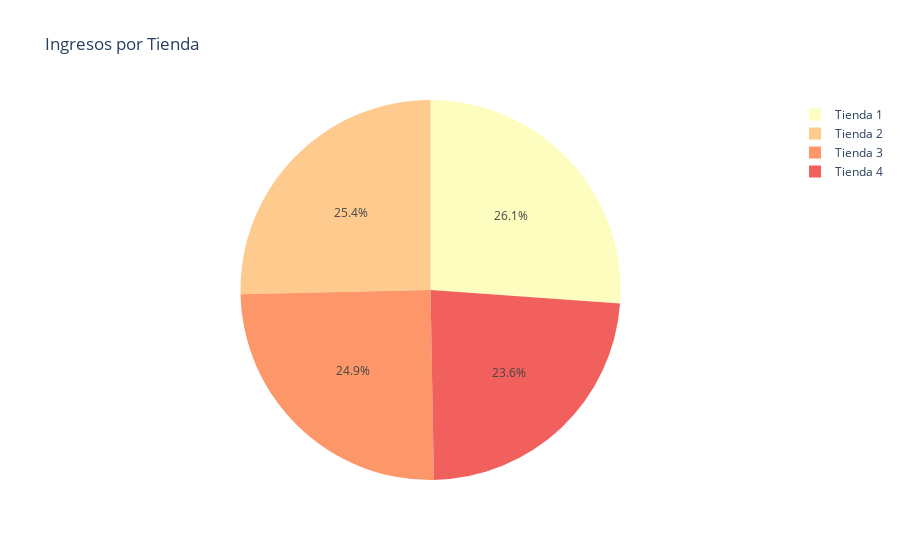

Write notebook code for a chart like this one.
### Code cell
ingresos_tiendas = pd.Series([ingresos_tienda1, ingresos_tienda2, ingresos_tienda3, ingresos_tienda4],
                            index=['Tienda 1', 'Tienda 2', 'Tienda 3', 'Tienda 4'])
pie_chart_ingresos = px.pie(ingresos_tiendas, values=ingresos_tiendas.values, names=ingresos_tiendas.index,
                            title='Ingresos por Tienda', 
                            color_discrete_sequence=px.colors.sequential.Magma_r,
                            # En gráficos de pastel, no funciona color_discrete_sequence para valores continuos, solo en px.bar, px.scatter, etc.
                            #color=ingresos_tiendas.values,  # Asocia el color al valor continuo
                            #color_continuous_scale=px.colors.sequential.Viridis  # Escala de colores continua
                            )
pie_chart_ingresos.show()

### Figure 1 — Plotly figure (JSON) as saved in the notebook; plotly's stock layout.template omitted (floating-point values rounded to 4 significant figures)
{"data": [{"domain": {"x": [0, 1], "y": [0, 1]}, "hovertemplate": "index=%{label}<br>value=%{value}<extra></extra>", "labels": ["Tienda 1", "Tienda 2", "Tienda 3", "Tienda 4"], "legendgroup": "", "name": "", "showlegend": true, "type": "pie", "values": [1151000000.0, 1116000000.0, 1098000000.0, 1038000000.0]}], "layout": {"legend": {"tracegroupgap": 0}, "piecolorway": ["#fcfdbf", "#feca8d", "#fd9668", "#f1605d", "#cd4071", "#9e2f7f", "#721f81", "#440f76", "#180f3d", "#000004"], "title": {"text": "Ingresos por Tienda"}}}
